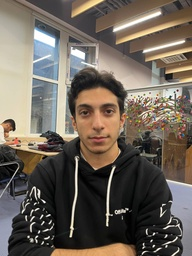
#> input picture 1.Basic familiarity with image concepts/Part1/1.jpg, 192 x 256 px, shrunk from 960 x 1280 before the run; the run also reads 3 pictures not shown here
$ jupyter execute 'Basic familiarity with image concepts.ipynb'   (shell and % lines are left out)
#> lines starting #> are read from the running program, lines starting #| are printed output that depends on the picture; after the words box and inside, x2 and y2 are one past the last pixel; in counts of white or black regions, pixels touching at a corner belong together; long printed decimals are rounded
# CA1
PARSA DARBAN
# PART 1

# Library

[cell 1]
import numpy as np
import matplotlib.pyplot as plt
import scipy
import cv2
from skimage import io
import os
import random
import copy
import pandas as pd
from skimage.metrics import structural_similarity as ssim
#import scikit

# Q1) gray & binary & colored image

[cell 2]
input_image = 'Part1/1.jpg'
output_q1 = 'Part1/output/Q1'

image = cv2.imread(input_image)
#> image is the input picture: shape (256, 192, 3); mean B, G, R 89.7, 100, 109.3

def gray_image_func(image):

    gray_image = np.zeros_like(image)
    gray_image = 0.2989 * image[:, :, 2] + 0.5870 * image[:, :, 1] + 0.1140 * image[:, :, 0]
    gray_image = np.uint8(gray_image)

    return gray_image


def binary_image_func(image , threshold):

#> called with threshold = 120
    binary_image = np.zeros_like(image)
    image_length = []

    for i in range (3):
        image_length.append(image.shape[i])
#> after the loop, image_length = [256, 192, 3]

    for i in range(image_length[0]):
        for j in range(image_length[1]):
            RGB_average = np.mean(image[i, j])

            if RGB_average > threshold:
                binary_image[i, j] = 255
            else:
                binary_image[i, j] = 0
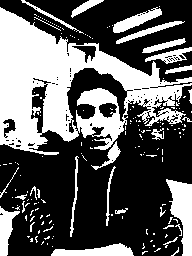
#> binary_image: shape (256, 192, 3); 37% white; 172 white regions (144 under 20 px), largest, box (x1, y1, x2, y2) and area: (0, 7, 192, 155) 12543, (166, 179, 192, 256) 1125, (51, 243, 134, 256) 651

    binary_image =  1* binary_image[:, :, 0]

    return binary_image

threshold = 120
gray_image = gray_image_func(copy.deepcopy(image))
binary_image = binary_image_func(copy.deepcopy(image) , threshold )


cv2.imwrite(os.path.join(output_q1, 'gray_part1.jpg'), gray_image)
cv2.imwrite(os.path.join(output_q1, 'binary_part1.jpg'), binary_image)
cv2.imwrite(os.path.join(output_q1, 'color_part1.jpg'), image)
#> Out = True

[cell 3]
binary_image

# Q2) change contrast(gray image)

[cell 4]
output_q2 = 'Part1/output/Q2'


def gray_contrast(image , inc_cons , dec_cons):

#> called with inc_cons = 1.2, dec_cons = 0.8
    gray_image = gray_image_func(copy.deepcopy(image))
    mid = np.mean(gray_image)
#> mid = 101

    increased_cont = np.zeros_like(gray_image)
    decreased_cont = np.zeros_like(gray_image)


    for i in range (gray_image.shape[0]):
        for j in range(gray_image.shape[1]):

            increased_cont[i,j]  = np.clip((inc_cons*(gray_image[i,j] - 128) + 128) ,0,255)
            decreased_cont[i,j]  = np.clip((dec_cons*(gray_image[i,j] - 128) + 128) ,0,255)
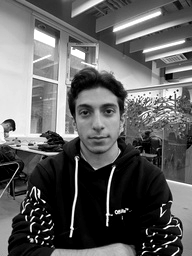
#> increased_cont: shape (256, 192); min 0, max 255, mean 96.2

    return increased_cont , decreased_cont

inc_cons = 1.2
dec_cons = 0.8

increased_cont , decreased_cont = gray_contrast(copy.deepcopy(image) , inc_cons , dec_cons)

cv2.imwrite(os.path.join(output_q2, 'increased_gray_part1.jpg'), increased_cont)
cv2.imwrite(os.path.join(output_q2, 'decreased_gray_part2.jpg'), decreased_cont)
#> Out = True

Chcking the answer with written function (delete # in comment below to save images)

[cell 5]
contrast_increased = cv2.convertScaleAbs(copy.deepcopy(gray_image), alpha = inc_cons)
contrast_decreased = cv2.convertScaleAbs(copy.deepcopy(gray_image), alpha = 0.1)

#cv2.imwrite(os.path.join(output_q2, 'increased_check.jpg'), contrast_increased)
#cv2.imwrite(os.path.join(output_q2, 'decreased_check.jpg'), contrast_decreased )

# Q2) change contrast(colored image)

[cell 6]
def colored_contrast(image, inc_cons, dec_cons):

#> called with inc_cons = 1.2, dec_cons = 0.8
    b_channel, g_channel, r_channel = cv2.split(image)

    def adjust_channel_contrast(channel, cons):
#> called with cons = 1.2
        mid = 128
        contrasted = np.zeros_like(channel, dtype=np.float32)

        for i in range(channel.shape[0]):
            for j in range(channel.shape[1]):
                contrasted[i, j] = np.clip((cons * (channel[i, j] - mid) + mid), 0, 255)

        return contrasted.astype(np.uint8)

    increased_b = adjust_channel_contrast(b_channel, inc_cons)
    decreased_b = adjust_channel_contrast(b_channel, dec_cons)

    increased_g = adjust_channel_contrast(g_channel, inc_cons)
    decreased_g = adjust_channel_contrast(g_channel, dec_cons)

    increased_r = adjust_channel_contrast(r_channel, inc_cons)
    decreased_r = adjust_channel_contrast(r_channel, dec_cons)
#> after the loop in adjust_channel_contrast (call 6), `for i in range(channel.shape[0]):`:
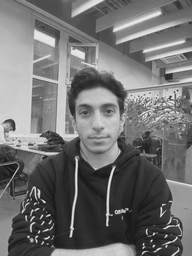
#> contrasted: shape (256, 192) float32; min 25.6, max 229.6, mean 113.1

    increased_cont = cv2.merge((increased_b, increased_g, increased_r))
#> increased_cont: shape (256, 192, 3)
    decreased_cont = cv2.merge((decreased_b, decreased_g, decreased_r))
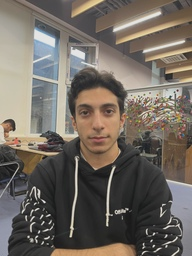
#> decreased_cont: shape (256, 192, 3); mean B, G, R 97, 105.2, 112.7

    return increased_cont, decreased_cont

[cell 7]
increased_cont, decreased_cont = colored_contrast(copy.deepcopy(image), inc_cons, dec_cons)

cv2.imwrite(os.path.join(output_q2, 'increased_color_part1.jpg'), increased_cont)
cv2.imwrite(os.path.join(output_q2, 'decreased_color_part2.jpg'), decreased_cont)
#> Out = True

# Q3) Increase gray image

[cell 8]
output_q3 = 'Part1/output/Q3'

def increased_gray_image_func (image , constant:int) :

#> called with constant = 20
    gray_image = gray_image_func(copy.deepcopy(image))

    increased_gray_image = gray_image.astype(np.int16) + constant
    increased_gray_image = np.clip(increased_gray_image, 0, 255)
    increased_gray_image = increased_gray_image.astype(np.uint8)

    return increased_gray_image

increased_gray_image = increased_gray_image_func(copy.deepcopy(image) , 20)

cv2.imwrite(os.path.join(output_q3, 'increased_gray_part2.jpg'), increased_gray_image)
#> Out = True

# Q4) Peper salt noise

[cell 9]
output_q4 = 'Part1/output/Q4'

def peper_salt_noise (image , j : int):

#> called with j = 10000
    row , col = image.shape[:2]
#> row = 256; col = 192
    peper_salt_noise_image = np.zeros_like(image)

    for i in range (j):

        y = random.randint(0, row - 1)
        x = random.randint(0, col - 1)
        image[y][x] = 255
        image[row - 1 - y][col - 1 - x] = 0
        peper_salt_noise_image = image
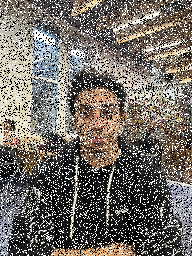
#> image: shape (256, 192, 3); mean B, G, R 102.3, 109.1, 115.4
    return peper_salt_noise_image

peper_salt_noise_image = peper_salt_noise(copy.deepcopy(image) , 10000)

cv2.imwrite(os.path.join(output_q4, 'peper_salt_noise_image.jpg'), peper_salt_noise_image)
#> Out = True
#cv2.imwrite(os.path.join(output_q4, 'image.jpg'), image)

# PART 2

# Q1) Decompose image (BGR)

[cell 10]
input_image = 'Part1/1.jpg'
output_part2_q1 = 'Part2/output/Q1/BGR'

image_part2 = cv2.imread(input_image)
Blue, Green, Red = (copy.deepcopy(image_part2) for _ in range(3))
##BGR

#print(Blue[: ,: , 0])


Blue[: , : , 1:] = 0
Green[ : , : ,[0,2]] = 0
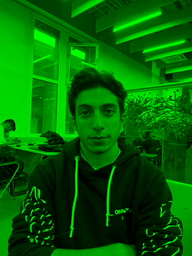
#> Green: shape (256, 192, 3); mean B, G, R 0, 100, 0
Red[ : , : , :2] = 0
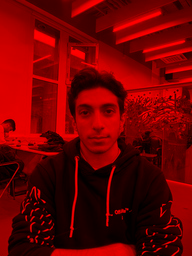
#> Red: shape (256, 192, 3); mean B, G, R 0, 0, 109.3

cv2.imwrite(os.path.join(output_part2_q1, 'Blue.jpg'), Blue)
cv2.imwrite(os.path.join(output_part2_q1, 'Green.jpg'), Green)
cv2.imwrite(os.path.join(output_part2_q1, 'Red.jpg'), Red)
cv2.imwrite(os.path.join(output_part2_q1, 'Real image.jpg'), image_part2)
#Blue[: , : , ]
Blue.shape[0]
#> Out = 256

# Q1) Decompose image (HSV)

[cell 11]
output_part2_q1 = 'Part2/output/Q1/HSV'

def rgb_to_hsv(image):

    Blue = image[: , : , 0]
    Green = image[: , : , 1]
    Red = image[: , : , 2]

    B_prime = Blue / 255
    G_prime = Green / 255
    R_prime = Red / 255

    Cmax = np.maximum(R_prime, np.maximum(G_prime, B_prime))
    Cmin = np.minimum(R_prime, np.minimum(G_prime, B_prime))
    delta = Cmax - Cmin

    # Hue calculation
    H = np.zeros_like(Cmax)
    H[(Cmax == R_prime) & (delta != 0)] = (60 * ((G_prime[(Cmax == R_prime) & (delta != 0)] - B_prime[(Cmax == R_prime) & (delta != 0)]) / delta[(Cmax == R_prime) & (delta != 0)]) + 360) % 360
    H[(Cmax == G_prime) & (delta != 0)] = (60 * ((B_prime[(Cmax == G_prime) & (delta != 0)] - R_prime[(Cmax == G_prime) & (delta != 0)]) / delta[(Cmax == G_prime) & (delta != 0)]) + 120) % 360
    H[(Cmax == B_prime) & (delta != 0)] = (60 * ((R_prime[(Cmax == B_prime) & (delta != 0)] - G_prime[(Cmax == B_prime) & (delta != 0)]) / delta[(Cmax == B_prime) & (delta != 0)]) + 240) % 360
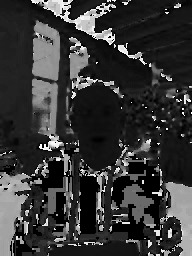
#> H: shape (256, 192) float64; min 0, max 358.6, mean 77.7; drawn with min black and max white
    H[delta == 0] = 0

    # Saturation calculation
    S = np.zeros_like(Cmax)
    S[Cmax != 0] = (delta[Cmax != 0] / Cmax[Cmax != 0]) * 255
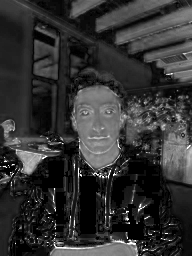
#> S: shape (256, 192) float64; min 0, max 255, mean 51

    # Value calculation
    V = np.zeros_like(Cmax)
    V = Cmax * 255

    hsv_image = cv2.merge((H.astype(np.uint8), S.astype(np.uint8), V.astype(np.uint8)))
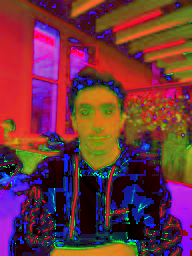
#> hsv_image: shape (256, 192, 3); mean of channels 0, 1, 2 63.8, 50.5, 111.9; drawn as B, G, R

    return H.astype(np.uint8), S.astype(np.uint8), V.astype(np.uint8) , hsv_image

H, S, V , hsv_image= rgb_to_hsv(image_part2)

cv2.imwrite(os.path.join(output_part2_q1, 'Hue.jpg'), H)
cv2.imwrite(os.path.join(output_part2_q1, 'Saturation.jpg'), S)
cv2.imwrite(os.path.join(output_part2_q1, 'Value.jpg'), V)
cv2.imwrite(os.path.join(output_part2_q1, 'Real image.jpg'), image_part2)
cv2.imwrite(os.path.join(output_part2_q1, 'HSV image.jpg'), hsv_image)
#> Out = True

to check with library answer (delete # in comment below to save images)

[cell 12]
hsv_image = cv2.cvtColor(copy.deepcopy(image_part2), cv2.COLOR_BGR2HSV)

H, S, V = cv2.split(hsv_image)
# [4 lines of commented-out code are left out]

# Q1) Decompose image (YUV)

[cell 13]
yuv_image = cv2.cvtColor(image_part2, cv2.COLOR_BGR2YUV)

Y, U, V = cv2.split(yuv_image)

output_part2_q11 = 'Part2/output/Q1/YUV'


cv2.imwrite(os.path.join(output_part2_q11, 'Y.jpg'), Y)
cv2.imwrite(os.path.join(output_part2_q11, 'U.jpg'), U)
cv2.imwrite(os.path.join(output_part2_q11, 'V.jpg'), V)
cv2.imwrite(os.path.join(output_part2_q11, 'Real image.jpg'), image_part2)
cv2.imwrite(os.path.join(output_part2_q11, 'YUV.jpg'), yuv_image)
#> Out = True

# Q2) Histogram (colored image)

[cell 14]
output_part2_q2 = 'Part2/output/Q2'

image_part2_q2 = copy.deepcopy(image_part2)
gray_image_part2_q2 = gray_image_func(copy.deepcopy(image_part2))

cv2.imwrite(os.path.join(output_part2_q2, 'gray_image.jpg'), gray_image_part2_q2)
#> Out = True

[cell 15]
def histogram_colored_plot (image):

    histogram_b = np.zeros(256, dtype=int)
    histogram_g = np.zeros(256, dtype=int)
    histogram_r = np.zeros(256, dtype=int)

    Blue = image[: , : , 0]
    Green = image[: , : , 1]
    Red = image[: , : , 2]

    for i in range (255):
        histogram_b[i] = np.sum(Blue == i)
        histogram_g[i] = np.sum(Green == i)
        histogram_r[i] = np.sum(Red == i)
#> after the loop, histogram_b = 256 values, max 562 at index 25, min 0 at index 255, mean 191.4; histogram_g = 256 values, max 568 at index 24, min 0 at index 255, mean 191.3; histogram_r = 256 values, max 552 at index 24, min 0 at index 255, mean 190.9


    return histogram_b , histogram_g , histogram_r

Blue_hist , Green_hist , Red_hist = histogram_colored_plot(image_part2)
#> Blue_hist has the same summary as histogram_b in histogram_colored_plot; Green_hist has the same summary as histogram_g in histogram_colored_plot; Red_hist has the same summary as histogram_r in histogram_colored_plot

histograms = [Blue_hist, Green_hist, Red_hist]
colors = ['blue', 'green', 'red']
titles = ['Blue Channel Histogram', 'Green Channel Histogram', 'Red Channel Histogram']

plt.figure(figsize=(20, 5))

for i in range(3):
    plt.subplot(1, 3, i + 1)
    plt.bar(range(256), histograms[i], color=colors[i])
    plt.title(titles[i])
    plt.xlabel("Intensity Value")
    plt.ylabel("Frequency")

plt.show()

# Q2) Histogram (gray image)

[cell 16]
def histogram_gray_plot (image):

    histogram_gray = np.zeros(256, dtype=int)

    gray_image = gray_image_func(image)

    for i in range (256):
        histogram_gray[i] = np.sum(gray_image == i)
#> after the loop, histogram_gray = 256 values, max 562 at index 25, min 0 at index 255, mean 192
    #histogram_gray = np.bincount(gray_image.flatten(), minlength=256)

    return histogram_gray

histogram_gray = histogram_gray_plot(image_part2)

plt.figure(figsize=(10, 5))
plt.bar(range(256),histogram_gray)
plt.title("Gray image histogram")
plt.xlabel("Intensity Value")
plt.ylabel("Frequency")

plt.show()

# check gray histogram

[cell 17]
#image = cv2.imread("Part1/1.jpg", cv2.IMREAD_GRAYSCALE)
"""
pixel_values = contrast_decreased.flatten()

plt.figure()
plt.title("Grayscale Histogram of Low contrast image")
plt.xlabel("Pixel Intensity")
plt.ylabel("Frequency")
plt.hist(pixel_values, bins=256, range=(0, 256), color='gray')
plt.show()
"""

# Q3) equalizing histogram

[cell 18]
equalized_image = cv2.equalizeHist(gray_image_part2_q2)

plt.hist(equalized_image.flatten(), bins=256)
cv2.imwrite(os.path.join(output_part2_q2, 'equalgray_image.jpg'), equalized_image)
#> Out = True

#print(equalized_image)
#gray_image_part2_q2

# Q4) fourier transform of image

[cell 19]
f_transform = np.fft.fft2(gray_image_part2_q2)
f_shifted = np.fft.fftshift(f_transform)

magnitude_spectrum = np.log(np.abs(f_shifted) + 1)

plt.figure(figsize=(12, 6))
plt.imshow(magnitude_spectrum, cmap='gray')
plt.title("Fourier Magnitude Spectrum")
plt.axis("off")

plt.show()

# PART 3

[cell 20]
input_image_part3 = 'Part1/1.jpg'
image_part3 = cv2.imread(input_image_part3)

height, width, channels = image_part3.shape
#> height = 256; width = 192; channels = 3
size = f"{width} x {height}"
#> size = '192 x 256'
image_format = input_image_part3.split('.')[-1].upper()

compressed_formats = ['JPEG', 'JPG', 'PNG', 'GIF']
is_compressed = image_format in compressed_formats


image_properties = {
    'Property': ['Size', 'Channels', 'Image Format', 'Is Compressed'],
    'Value': [size, channels, image_format, is_compressed]
}

df = pd.DataFrame(image_properties)
#> df = table of 4 rows and 2 columns
print(df)
#|         Property      Value
#| 0           Size  192 x 256
#| 1       Channels          3
#| 2   Image Format        JPG
#| 3  Is Compressed       True

# PART 4

[cell 21]
input_image_part41 = 'Part1/1.jpg'
input_image_part42 = 'Part1/2.jpg'
input_image_part43 = 'Part1/3.jpg'
#input_image_part44 = 'Part1/4.jpg'
input_image_part45 = 'Part1/5.jpg'

image_part41 = cv2.imread(input_image_part41)
image_part42 = cv2.imread(input_image_part42)
image_part43 = cv2.imread(input_image_part43)
#image_part44 = cv2.imread(input_image_part44)
image_part45 = cv2.imread(input_image_part45)

output_part4 = 'Part4'

# Histogram matching

[cell 22]
hist1 = (histogram_gray_plot(image_part41)).astype('float32')
#> hist1 has the same summary as histogram_gray in histogram_gray_plot
hist2 = (histogram_gray_plot(image_part42)).astype('float32')
#> hist2 = 256 values, max 514 at index 19, min 0 at index 255, mean 192
hist3 = (histogram_gray_plot(image_part43)).astype('float32')
#> hist3 = 256 values, max 604 at index 23, min 0 at index 255, mean 192
hist4 = (histogram_gray_plot(image_part45)).astype('float32')
#> hist4 = 256 values, max 536 at index 17, min 0 at index 255, mean 192
# [6 lines of commented-out code are left out]

cv2.normalize(hist1, None, 0, 1, cv2.NORM_MINMAX)
cv2.normalize(hist2, None, 0, 1, cv2.NORM_MINMAX)
cv2.normalize(hist3, None, 0, 1, cv2.NORM_MINMAX)
cv2.normalize(hist4, None, 0, 1, cv2.NORM_MINMAX)


similarity_score_1_2 = cv2.compareHist(hist1, hist2, cv2.HISTCMP_CORREL)
#> similarity_score_1_2 = 0.651
similarity_score_1_3 = cv2.compareHist(hist1, hist3, cv2.HISTCMP_CORREL)
#> similarity_score_1_3 = 0.561
similarity_score_1_4 = cv2.compareHist(hist1, hist4, cv2.HISTCMP_CORREL)
#> similarity_score_1_4 = 0.87

print("Similarity score between image 1 and image 2:", similarity_score_1_2)
#| Similarity score between image 1 and image 2: 0.6512
print("Similarity score between image 1 and image 3:", similarity_score_1_3)
#| Similarity score between image 1 and image 3: 0.5608
print("Similarity score between image 1 and image 4:", similarity_score_1_4)
#| Similarity score between image 1 and image 4: 0.8698

# NCC (normalized cross correlation)

[cell 23]
def normalized_cross_correlation(template, image_patch):

    template_mean = np.mean(template)
#> template_mean = 101
    image_patch_mean = np.mean(image_patch)
#> image_patch_mean = 109.1

    template_centered = template - template_mean
    image_patch_centered = image_patch - image_patch_mean

    numerator = np.sum(template_centered * image_patch_centered)
#> numerator = 83364152.1
    denominator = np.sqrt(np.sum(template_centered ** 2) * np.sum(image_patch_centered ** 2))
#> denominator = 222183995.2

    if denominator == 0:
        return 0

    ncc = numerator / denominator
#> ncc = 0.375
    return ncc

image1 = gray_image_func(image_part41)
image2 = gray_image_func(image_part42)
image3 = gray_image_func(image_part43)
image4 = gray_image_func(image_part45)


#image1 = cv2.cvtColor(image_part41, cv2.COLOR_BGR2GRAY)
#image2 = cv2.cvtColor(image_part42, cv2.COLOR_BGR2GRAY)

ncc_value1 = normalized_cross_correlation(image1, image2)
#> ncc_value1 = 0.375
print("NCC similarity:", ncc_value1)
#| NCC similarity: 0.3752
ncc_value2 = normalized_cross_correlation(image1, image3)
#> ncc_value2 = 0.474
print("NCC similarity:", ncc_value2)
#| NCC similarity: 0.4738
ncc_value3 = normalized_cross_correlation(image1, image4)
#> ncc_value3 = 0.45
print("NCC similarity:", ncc_value3)
#| NCC similarity: 0.4498

# NCCOEFF (Normalized Correlation Coefficient)

[cell 24]
'''
image1 = gray_image_func(image_part41)
image2 = gray_image_func(image_part42)
image3 = gray_image_func(image_part43)
image4 = gray_image_func(image_part45)

result1 = cv2.matchTemplate(image1, image2, cv2.TM_CCOEFF_NORMED)
result2 = cv2.matchTemplate(image1, image3, cv2.TM_CCOEFF_NORMED)
result3 = cv2.matchTemplate(image1, image4, cv2.TM_CCOEFF_NORMED)


print("NCCOEFF similarity score:", result1)
print("NCCOEFF similarity score:", result2)
print("NCCOEFF similarity score:", result3)
'''

# SSIM (Structural Similarity Index)

[cell 25]
"""
image1 = cv2.imread('Part1/1.jpg', cv2.IMREAD_GRAYSCALE)
image2 = cv2.imread('Part1/4.jpg', cv2.IMREAD_GRAYSCALE)

image2 = cv2.resize(image2, (image1.shape[1], image1.shape[0]))

similarity_score, diff_image = ssim(image1, image2, full=True)
diff_image = (diff_image * 255).astype("uint8")  # Scale difference image for visualization

print("SSIM Similarity Score:", similarity_score)


plt.figure(figsize=(10, 5))
plt.subplot(1, 2, 1)
plt.imshow(image1, cmap='gray')
plt.title("Image 1")
plt.axis("off")

plt.subplot(1, 2, 2)
plt.imshow(diff_image, cmap='gray')
plt.title("Difference Image (SSIM)")
plt.axis("off")
plt.show()
"""

# Binary template matching

Manual threshold

[cell 26]
def template_matching (image , imagee , th1 , th2):
    image1 = binary_image_func(image , th1)
    image2 = binary_image_func(imagee , th2)

    image1 = (image1 / 255).astype(np.uint8)
    image2 = (image2 / 255).astype(np.uint8)

    intersection = np.logical_and(image1, image2).sum()
#> intersection = 8961
    union = np.logical_or(image1, image2).sum()
#> union = 27151
    #union = 255
    jaccard_index = intersection / union if union != 0 else 0
#> jaccard_index = 0.33

    dice_coefficient = (2 * intersection) / (image1.sum() + image2.sum()) if (image1.sum() + image2.sum()) != 0 else 0
#> dice_coefficient = 0.496

    return print("Jaccard Index:", jaccard_index) , print("Dice Coefficient:", dice_coefficient)
#| Jaccard Index: 0.33
#| Dice Coefficient: 0.4963

print("Similarity score between image 1 and image 2:")
template_matching(image_part41 , image_part42 , 128 , 128)
print("Similarity score between image 1 and image 3:")
template_matching(image_part41 , image_part43 , 128 , 128)
#| Jaccard Index: 0.3573
#| Dice Coefficient: 0.5265
print("Similarity score between image 1 and image 4:")
template_matching(image_part41 , image_part45 , 128 , 128)
#| Jaccard Index: 0.3877
#| Dice Coefficient: 0.5588

OTSU threshold

[cell 27]
def template_matching_otsu (imagee , imageee):
    gray_image1 = cv2.cvtColor(imagee, cv2.COLOR_BGR2GRAY)
    gray_image2 = cv2.cvtColor(imageee, cv2.COLOR_BGR2GRAY)

    _, binary_image1 = cv2.threshold(gray_image1, 0, 255, cv2.THRESH_BINARY + cv2.THRESH_OTSU)
    _, binary_image2 = cv2.threshold(gray_image2, 0, 255, cv2.THRESH_BINARY + cv2.THRESH_OTSU)

    image1 = (binary_image1 / 255).astype(np.uint8)
    image2 = (binary_image2 / 255).astype(np.uint8)

    intersection = np.logical_and(image1, image2).sum()
#> intersection = 12764
    union = np.logical_or(image1, image2).sum()
#> union = 32193

    jaccard_index = intersection / union if union != 0 else 0
#> jaccard_index = 0.396
    dice_coefficient = (2 * intersection) / (image1.sum() + image2.sum()) if (image1.sum() + image2.sum()) != 0 else 0
#> dice_coefficient = 0.568
    return print("Jaccard Index:", jaccard_index) , print("Dice Coefficient:", dice_coefficient)
#| Jaccard Index: 0.3965
#| Dice Coefficient: 0.5678

print("Similarity score between image 1 and image 2:")
template_matching_otsu(image_part41 , image_part42)
print("Similarity score between image 1 and image 3:")
template_matching_otsu(image_part41 , image_part43)
#| Jaccard Index: 0.4492
#| Dice Coefficient: 0.6199
print("Similarity score between image 1 and image 4:")
template_matching_otsu(image_part41 , image_part45)
#| Jaccard Index: 0.4582
#| Dice Coefficient: 0.6284
